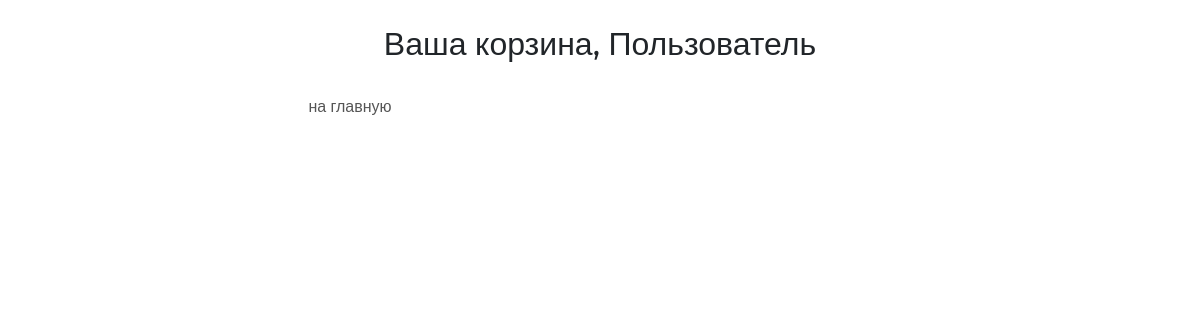
Before: /basket/ (signed in) with the older database file.
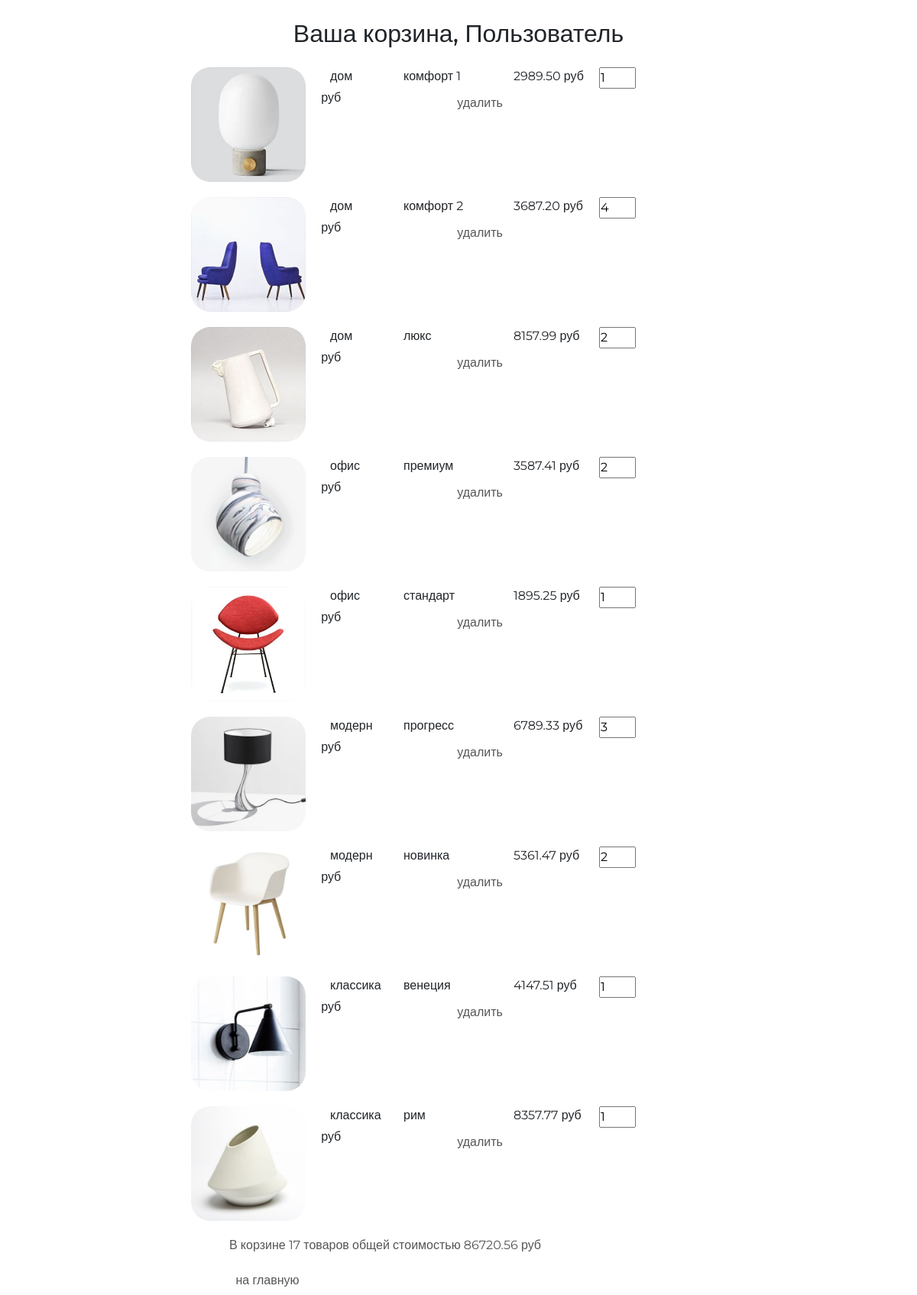
After: the same page with the newer database file.
### basketapp/models.py (models this page shows)
class Basket(models.Model):
    user = models.ForeignKey(settings.AUTH_USER_MODEL, on_delete=models.CASCADE, related_name="basket")
    product = models.ForeignKey(Product, on_delete=models.CASCADE)
    quantity = models.PositiveIntegerField(verbose_name="количество", default=0)
    add_datetime = models.DateTimeField(verbose_name="время добавления", auto_now_add=True)
    @property
    def product_cost(self):
        return self.product.price * self.quantity
    @property
    def total_quantity(self):
        _items = Basket.objects.filter(user=self.user)
        _totalquantity = sum(list(map(lambda x: x.quantity, _items)))
        return _totalquantity
    @property
    def total_cost(self):
        _items = Basket.objects.filter(user=self.user)
        _totalcost = sum(list(map(lambda x: x.product_cost, _items)))
        return _totalcost

### mainapp/models.py (models this page shows, shortened)
class Product(models.Model):
    category = models.ForeignKey(ProductCategory, on_delete=models.CASCADE)
    name = models.CharField(verbose_name="имя продукта", max_length=128)
    image = models.ImageField(upload_to="products_images", blank=True)
    short_desc = models.CharField(verbose_name="краткое описание продукта", max_length=60, blank=True)
    description = models.TextField(verbose_name="описание продукта", blank=True)
    price = models.DecimalField(verbose_name="цена продукта", max_digits=8, decimal_places=2, default=0)
    quantity = models.PositiveIntegerField(verbose_name="количество на складе", default=0)
    is_active = models.BooleanField(verbose_name="продукт активен", default=True)

class ProductCategory(models.Model):
    name = models.CharField(verbose_name="имя", max_length=64, unique=True)
    description = models.TextField(verbose_name="описание", blank=True)
    is_active = models.BooleanField(verbose_name="категория активна", default=True)

### authnapp/models.py (models this page shows)
class ShopUser(AbstractUser):
    avatar = models.ImageField(upload_to="users_avatars", blank=True)
    age = models.PositiveIntegerField(verbose_name="возраст")

### basketapp/views.py (the view)
# urls.py: path("", basketapp.basket, name="view"),
@login_required
def basket(request):
    title = "корзина"
    basket_items = Basket.objects.filter(user=request.user).order_by("product__category")
    content = {"title": title, "basket_items": basket_items, "media_url": settings.MEDIA_URL}
    return render(request, "basketapp/basket.html", content)

### basketapp/templates/basketapp/basket.html
{% extends 'basketapp/base.html' %}
{% load static %}
{% block content %}
<div class="basket_list">
    {% include 'basketapp/includes/inc_basket_list.html' %}
</div>
<button class="btn btn-round">
    <a href="{% url 'main' %}">
        на главную
    </a>
</button>
{% endblock %}

### basketapp/templates/basketapp/includes/inc_basket_list.html
{% for item in basket_items %}
<div class="basket_record">
    <img src="{{ media_url }}{{ item.product.image }}" alt="{{ item.product.short_desc }}">
    <span class="category_name">{{ item.product.category.name }}</span>
    <span class="product_name">{{ item.product.name }}</span>
    <span class="product_price">{{ item.product.price }}&nbspруб</span>
    <input type="number" name="{{ item.pk }}" min="0" value="{{ item.quantity }}">
    <span class="product_cost">{{ item.cost }}&nbspруб</span>
    <button class="btn btn-round">
        <a href="{% url 'basket:remove' item.pk %}" class="">
            удалить
        </a>
    </button>
</div>
{% endfor %}
{% if basket_items %}
<div class="basket_summary">
    В корзине {{ basket_items.0.total_quantity }} товаров общей стоимостью
    {{ basket_items.0.total_cost }} руб
</div>
{% endif %}

Changed rows visible on the page:
added Basket: product.image (picture), product.category.name "дом", product.name "комфорт 1", product.price "2989.50", quantity "1", user+quantity "17", user+product+quantity "86720.56"
added Basket: product.image (picture), product.category.name "дом", product.name "комфорт 2", product.price "3687.20", quantity "4"
added Basket: product.image (picture), product.category.name "дом", product.name "люкс", product.price "8157.99", quantity "2"
added Basket: product.image (picture), product.category.name "офис", product.name "премиум", product.price "3587.41", quantity "2"
added Basket: product.image (picture), product.category.name "офис", product.name "стандарт", product.price "1895.25", quantity "1"
added Basket: product.image (picture), product.category.name "модерн", product.name "прогресс", product.price "6789.33", quantity "3"
added Basket: product.image (picture), product.category.name "модерн", product.name "новинка", product.price "5361.47", quantity "2"
added Basket: product.image (picture), product.category.name "классика", product.name "венеция", product.price "4147.51", quantity "1"
added Basket: product.image (picture), product.category.name "классика", product.name "рим", product.price "8357.77", quantity "1"
Other visible differences:
text now shown: "В корзине товаров общей стоимостью руб"
